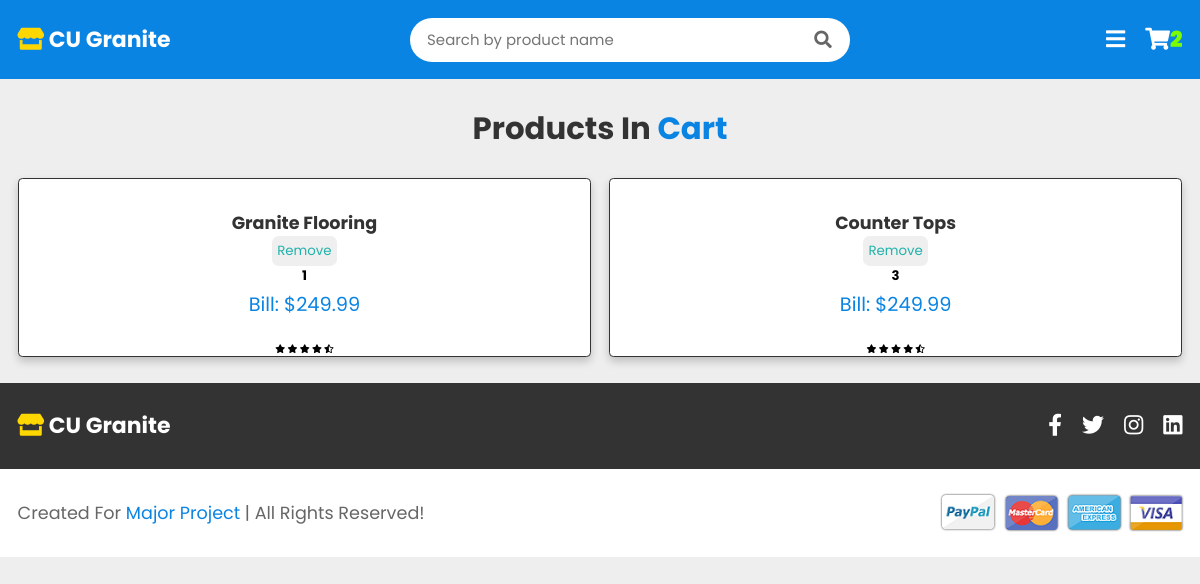
The app's page /cart/ (signed in) with its own data.
### granite/models.py (models this page shows)
class Product(models.Model):
    product_id = models.AutoField(primary_key=True)
    product_name = models.CharField(max_length=200, unique=True)
    product_image = models.ImageField(upload_to='images/')
    product_image_hover = models.ImageField(upload_to='hover_images/')
    product_quantity = models.IntegerField()
    product_actual_price = models.DecimalField(max_digits=20, decimal_places=2)
    product_discount_price = models.DecimalField(max_digits=20, decimal_places=2)
    def __str__(self):
        return self.product_name

### granite/views.py (the view)
# urls.py: path('cart/',views.Cartview.as_view(), name='cart'),
@method_decorator(login_required(login_url='/login/'), name='dispatch')
class Cartview(LoginRequiredMixin, ListView):
    model = Cart
    context_object_name = 'cart'
    template_name = 'cartview.html'
    def get_context_data(self, **kwargs):
        context = super(Cartview, self).get_context_data(**kwargs)
        context['cart'] = Cart.objects.filter(added_by=self.request.user).count()
        qyery = Cart.objects.values_list('product_added').filter(added_by=self.request.user)
        context['products'] = Product.objects.exclude(~Q(product_id__in=qyery)).order_by('product_id')
        Incart = Cart.objects.filter(added_by=self.request.user).values_list('product_added').order_by(
            'product_added')
        incartlist = []
        for i in Incart:
            for j in i:
                incartlist.append(j)
        context['incart'] = incartlist
        sales = SaleProduct.objects.values_list('product')
        salelist = []
        for i in sales:
            for j in i:
                salelist.append(j)
        print(salelist)
        context['sales'] = salelist
        print(context['incart'])
        print(context['products'])
        return context

### templates/cartview.html (shortened to what this page needs)
{% extends 'nav.html' %}
{% block cart %}
 {% if request.user.is_authenticated %}
            <a href="/cart/" class="fas fa-shopping-cart"><font color="#7cfc00">{{ cart }}</font></a>
        {% else %}
        <a href="/login/" class="fas fa-user"></a>
     {% endif %}
{% endblock %}
{% block body %}
<section class="products">
    <h1 class="heading"> Products in <span>Cart</span> </h1>
    <div class="box-container">
        {% for i in products %}
        <div class="box">
            <div class="image">
            </div>
            <div class="content">
                <h3>{{ i.product_name }}</h3>
    {% if i.product_id in incart %}
         <form method="post" action="{% url 'delete'%}">
        <button type="submit" style="color:lightseagreen;padding: 5px 5px 5px 5px;border-radius: 0.5em">Remove</button>
        </form>
        <h1>{{ i.product_id }}</h1>
    {% endif %}
{% if i.product_id in sales %}
         <div class="price">sale Price: ${{ i.sale_product.sale_price }}</div></div>
            {% else %}
                <div class="price">Bill: ${{ i.product_discount_price }}</div></div>
        {% endif %}
                <div class="stars">
                    <i class="fas fa-star"></i>
                    <i class="fas fa-star"></i>
                    <i class="fas fa-star"></i>
                    <i class="fas fa-star"></i>
                    <i class="fas fa-star-half-alt"></i>
                </div>
            </div>
         {% endfor %}
            </div>
</section>
{% endblock %}

### static/css/style.css (style rules this page uses)
* { font-family: 'Poppins', sans-serif; margin: 0; padding: 0; -webkit-box-sizing: border-box; box-sizing: border-box; text-decoration: none; outline: none; border: none; text-transform: capitalize; -webkit-transition: all .2s linear; transition: all .2s linear; }
html { overflow-x: hidden; font-size: 62.5%; }
body { background: #eee; }
section { padding: 3rem 9%; }
.heading { text-align: center; margin-bottom: 3rem; font-size: 3.5rem; color: #333; }
.heading span { color: #0984e3; }
.header .icons a, .header .icons div { font-size: 2.5rem; margin-left: 2rem; color: #fff; cursor: pointer; }
.products .box-container { display: -ms-grid; display: grid; -ms-grid-columns: (minmax(31rem, 1fr))[auto-fit]; grid-template-columns: repeat(auto-fit, minmax(31rem, 1fr)); gap: 2rem; }
.products .box-container .box { border: 0.2rem solid #333; text-align: center; background: #fff; -webkit-box-shadow: 0 0.5rem 1rem rgba(0, 0, 0, 0.2); box-shadow: 0 0.5rem 1rem rgba(0, 0, 0, 0.2); border-radius: .5rem; overflow: hidden; }
.products .box-container .box .image { position: relative; }
.products .box-container .box .content { padding: 2rem; }
.products .box-container .box .content h3 { font-size: 2rem; color: #333; }
.products .box-container .box .content .price { font-size: 2.2rem; color: #0984e3; padding-bottom: .7rem; padding-top: .5rem; }
@media (max-width: 1200px) { html { font-size: 55%; } }
@media (max-width: 1200px) { section { padding: 3rem 2rem; } }

### records on screen
Product: product_name "Granite Flooring", product_id "1", product_discount_price "249.99"
Product: product_name "Counter Tops", product_id "3", product_discount_price "249.99"

### other values on screen
{{ cart }} "2"
